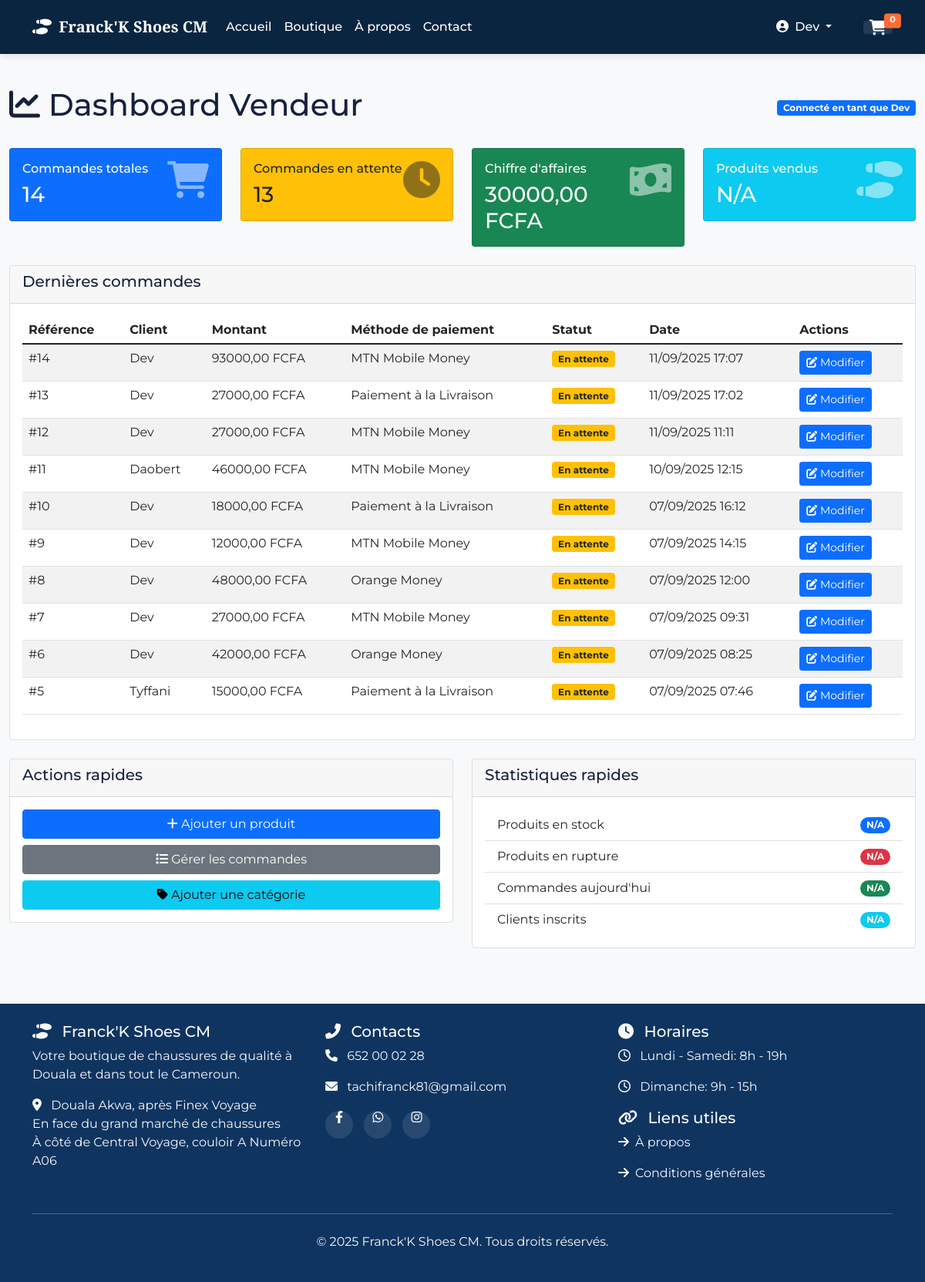
The app's page /dashboard-vendeur/ (signed in), older data.
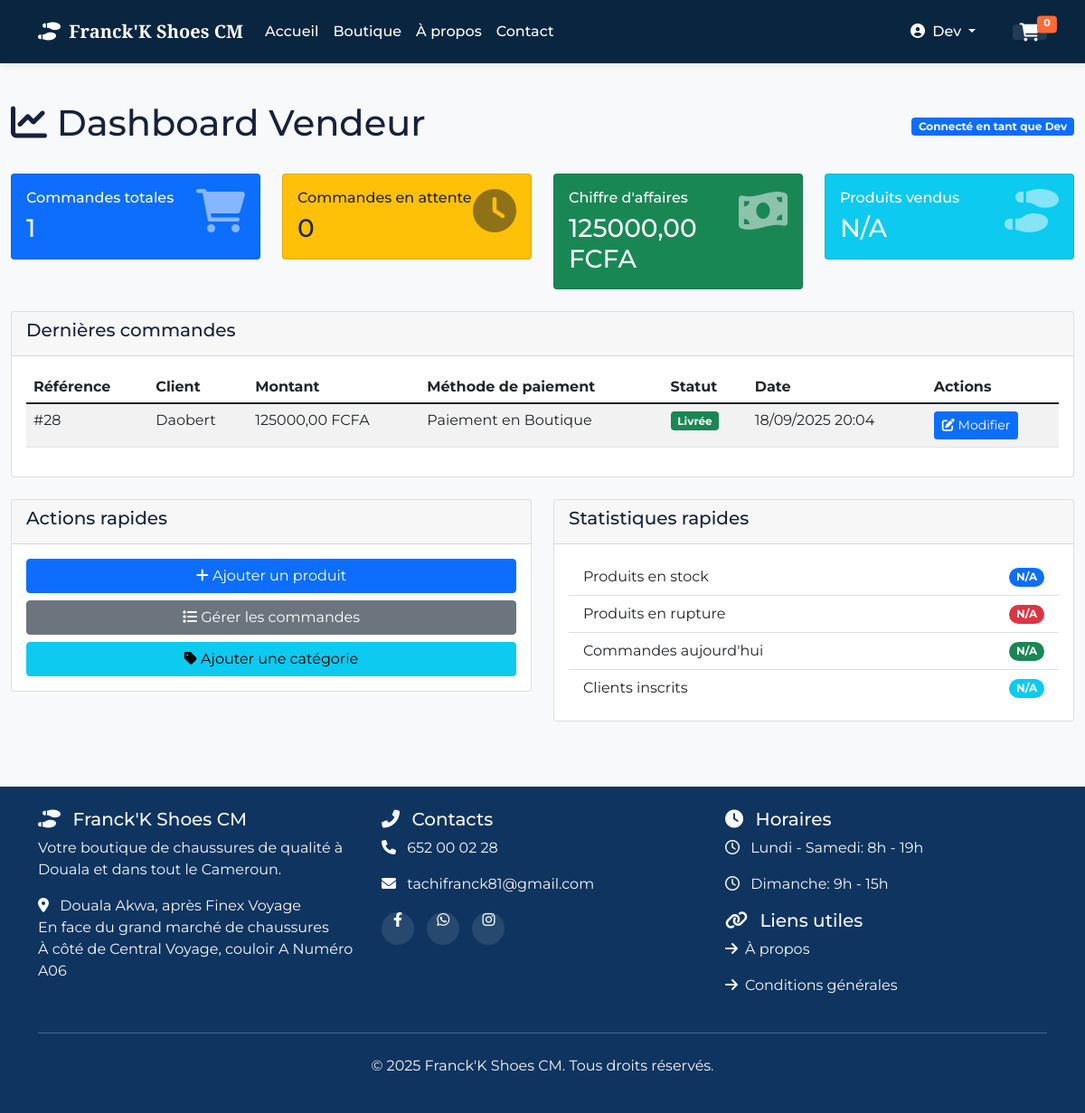
The same page, newer data.
### shoes/models.py (models this page shows, shortened)
class Order(models.Model):
    PAYMENT_METHODS = [
        ('MTN', 'MTN Mobile Money'),
        ('ORANGE', 'Orange Money'),
        ('CASH', 'Paiement à la Livraison'),
        ('SHOP', 'Paiement en Boutique'),
    ]
    ORDER_STATUS = [
        ('PENDING', 'En attente'),
        ('CONFIRMED', 'Confirmée'),
        ('PROCESSING', 'En traitement'),
        ('SHIPPED', 'Expédiée'),
        ('DELIVERED', 'Livrée'),
        ('CANCELLED', 'Annulée'),
    ]
    customer = models.ForeignKey(User, on_delete=models.CASCADE, verbose_name="Client")
    items = models.ManyToManyField(Shoe, through='OrderItem', verbose_name="Articles")
    shipping_cost = models.DecimalField(max_digits=10, decimal_places=2, default=0, verbose_name="Frais de livraison")
    total_amount = models.DecimalField(max_digits=10, decimal_places=2, verbose_name="Montant total")
    payment_method = models.CharField(max_length=10, choices=PAYMENT_METHODS, verbose_name="Méthode de paiement")
    status = models.CharField(max_length=10, choices=ORDER_STATUS, default='PENDING', verbose_name="Statut")
    shipping_address = models.TextField(verbose_name="Adresse de livraison")
    city = models.CharField(max_length=100, verbose_name="Ville")
    phone_number = models.CharField(max_length=20, verbose_name="Numéro de téléphone")
    notes = models.TextField(blank=True, verbose_name="Notes")
    payment_confirmation_message = models.TextField(blank=True, verbose_name="Message de confirmation de paiement", help_text="Collez ici le message reçu après paiement via MTN ou Orange Money")
    created_at = models.DateTimeField(auto_now_add=True, verbose_name="Date de création")
    updated_at = models.DateTimeField(auto_now=True, verbose_name="Date de modification")
    class Meta:
        verbose_name = "Commande"
        verbose_name_plural = "Commandes"
        ordering = ['-created_at']

### shoes/views.py (the view)
# urls.py: path('dashboard-vendeur/', views.vendor_dashboard, name='vendor_dashboard'),
@user_passes_test(is_vendor)
@login_required
def vendor_dashboard(request):
    orders = Order.objects.all().order_by('-created_at')[:10]
    total_orders = Order.objects.count()
    pending_orders = Order.objects.filter(status='PENDING').count()
    total_revenue = sum(order.total_amount for order in Order.objects.filter(status='DELIVERED'))
    return render(request, 'admin_dashboard.html', {
        'orders': orders,
        'total_orders': total_orders,
        'pending_orders': pending_orders,
        'total_revenue': total_revenue
    })

### shoes/cart.py (called while the page is built)
    def __len__(self):
        return sum(item['quantity'] for item in self.cart.values())

### shoes/context_processors.py (called while the page is built)
def cart(request):
    return {'cart': Cart(request)}

### shoes/views.py (called while the page is built)
def is_vendor(user):
    return user.groups.filter(name='Vendor').exists() or user.is_superuser

### templates/admin_dashboard.html (shortened to what the changed rows need)
{% extends 'base.html' %}
{% block content %}
<div class="container-fluid py-4">
    <div class="d-flex justify-content-between align-items-center mb-4">
        <h1><i class="fas fa-chart-line"></i> Dashboard Vendeur</h1>
    </div>
    <div class="row mb-4">
        <div class="col-md-3">
            <div class="card bg-primary text-white">
                <div class="card-body">
                    <div class="d-flex justify-content-between">
                        <div>
                            <h6 class="card-title">Commandes totales</h6>
                            <h3 class="card-text">{{ total_orders }}</h3>
                        </div>
                    </div>
                </div>
            </div>
        </div>
        <div class="col-md-3">
            <div class="card bg-warning text-dark">
                <div class="card-body">
                    <div class="d-flex justify-content-between">
                        <div>
                            <h6 class="card-title">Commandes en attente</h6>
                            <h3 class="card-text">{{ pending_orders }}</h3>
                        </div>
                    </div>
                </div>
            </div>
        </div>
        <div class="col-md-3">
            <div class="card bg-success text-white">
                <div class="card-body">
                    <div class="d-flex justify-content-between">
                        <div>
                            <h6 class="card-title">Chiffre d'affaires</h6>
                            <h3 class="card-text">{{ total_revenue }} FCFA</h3>
                        </div>
                    </div>
                </div>
            </div>
        </div>
    </div>
    <div class="card mb-4">
        <div class="card-body">
            <div class="table-responsive">
                <table class="table table-striped">
                    <thead>
                        <tr>
                            <th>Référence</th>
                            <th>Client</th>
                            <th>Montant</th>
                            <th>Méthode de paiement</th>
                            <th>Statut</th>
                            <th>Date</th>
                            <th>Actions</th>
                        </tr>
                    </thead>
                    <tbody>
                        {% for order in orders %}
                        <tr>
                            <td>#{{ order.id }}</td>
                            <td>{{ order.customer.username }}</td>
                            <td>{{ order.total_amount }} FCFA</td>
                            <td>{{ order.get_payment_method_display }}</td>
                            <td>
                                <span class="badge
                                    {% if order.status == 'PENDING' %}bg-warning text-dark
                                    {% elif order.status == 'CONFIRMED' %}bg-info
                                    {% elif order.status == 'PROCESSING' %}bg-primary
                                    {% elif order.status == 'SHIPPED' %}bg-secondary
                                    {% elif order.status == 'DELIVERED' %}bg-success
                                    {% elif order.status == 'CANCELLED' %}bg-danger
                                    {% endif %}">
                                    {{ order.get_status_display }}
                                </span>
                            </td>
                            <td>{{ order.created_at|date:"d/m/Y H:i" }}</td>
                            <td>
                                <a href="/admin/shoes/order/{{ order.id }}/change/" class="btn btn-sm btn-primary">
                                    <i class="fas fa-edit"></i> Modifier
                                </a>
                            </td>
                        </tr>
                        {% empty %}
                        <tr>
                            <td colspan="7" class="text-center">Aucune commande pour le moment</td>
                        </tr>
                        {% endfor %}
                    </tbody>
                </table>
            </div>
        </div>
    </div>
</div>
{% endblock %}

Row changes from the older to the newer data that the page shows:
removed Order: id "14", customer.username "Dev", total_amount "93000,00", payment_method "MTN Mobile Money", status "En attente", created_at "11/09/2025 17:07"
removed Order: id "13", customer.username "Dev", total_amount "27000,00", payment_method "Paiement à la Livraison", status "En attente", created_at "11/09/2025 17:02"
removed Order: id "12", customer.username "Dev", total_amount "27000,00", payment_method "MTN Mobile Money", status "En attente", created_at "11/09/2025 11:11"
removed Order: id "11", customer.username "Daobert", total_amount "46000,00", payment_method "MTN Mobile Money", status "En attente", created_at "10/09/2025 12:15"
removed Order: id "10", customer.username "Dev", total_amount "18000,00", payment_method "Paiement à la Livraison", status "En attente", created_at "07/09/2025 16:12"
removed Order: id "9", customer.username "Dev", total_amount "12000,00", payment_method "MTN Mobile Money", status "En attente", created_at "07/09/2025 14:15"
removed Order: id "8", customer.username "Dev", total_amount "48000,00", payment_method "Orange Money", status "En attente", created_at "07/09/2025 12:00"
removed Order: id "7", customer.username "Dev", total_amount "27000,00", payment_method "MTN Mobile Money", status "En attente", created_at "07/09/2025 09:31"
removed Order: id "6", customer.username "Dev", total_amount "42000,00", payment_method "Orange Money", status "En attente", created_at "07/09/2025 08:25"
removed Order: id "5", customer.username "Tyffani", total_amount "15000,00", payment_method "Paiement à la Livraison", status "En attente", created_at "07/09/2025 07:46"
added Order: id "28", customer.username "Daobert", total_amount "125000,00", payment_method "Paiement en Boutique", status "Livrée", created_at "18/09/2025 20:04"
Text that changed along with them:
{{ total_orders }}: "14" → "1"
{{ pending_orders }}: "13" → "0"
{{ total_revenue }}: "30000,00" → "125000,00"
